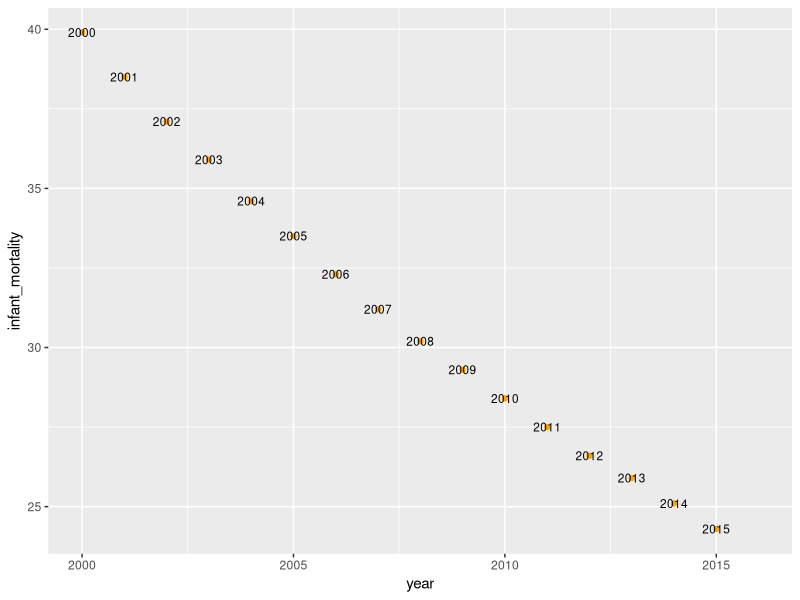
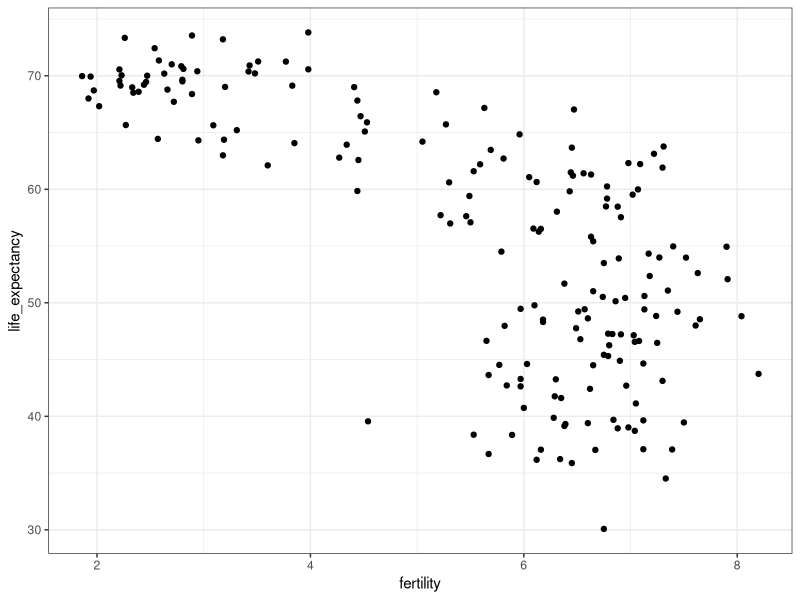
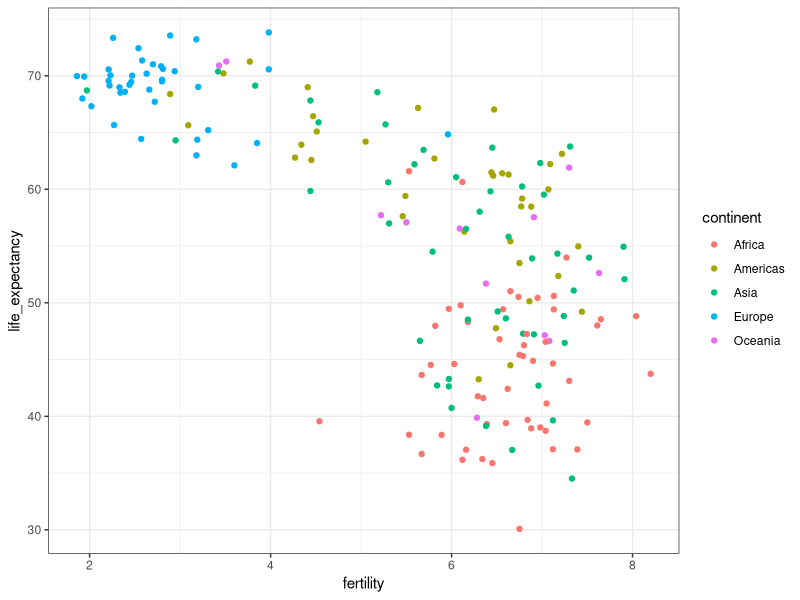
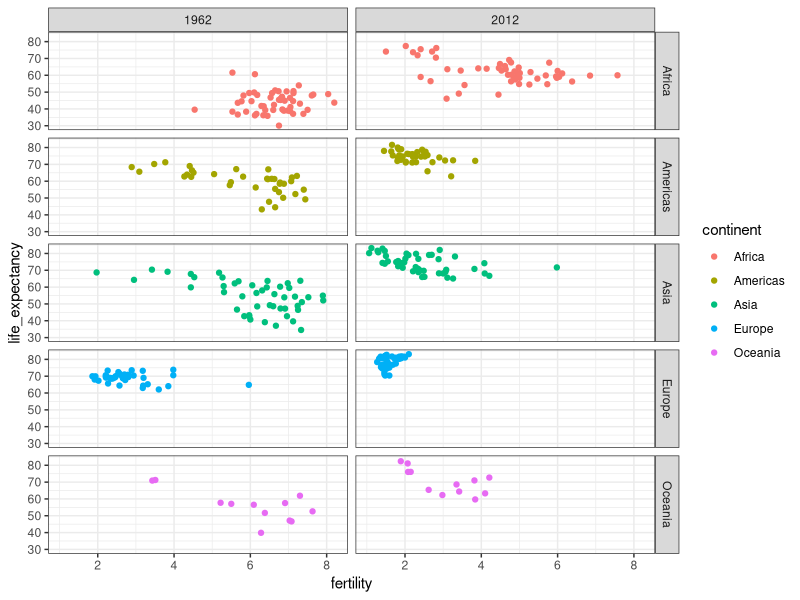
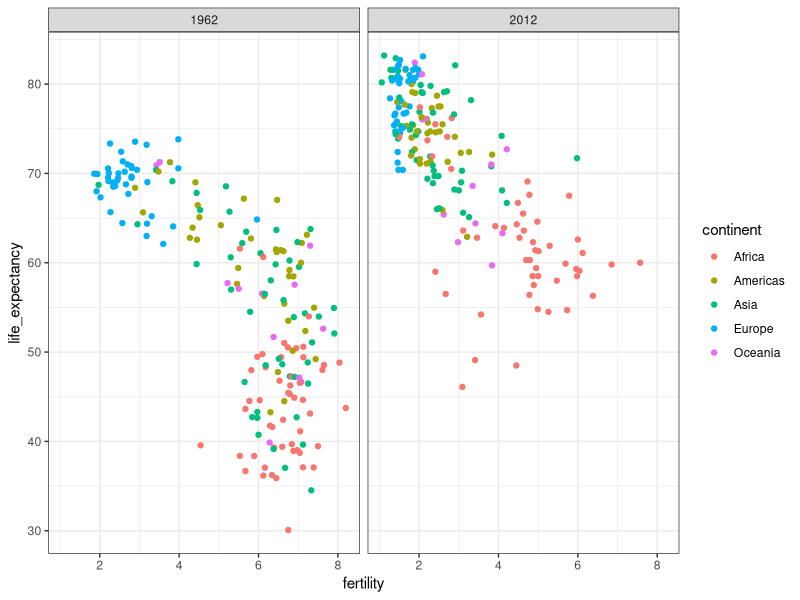
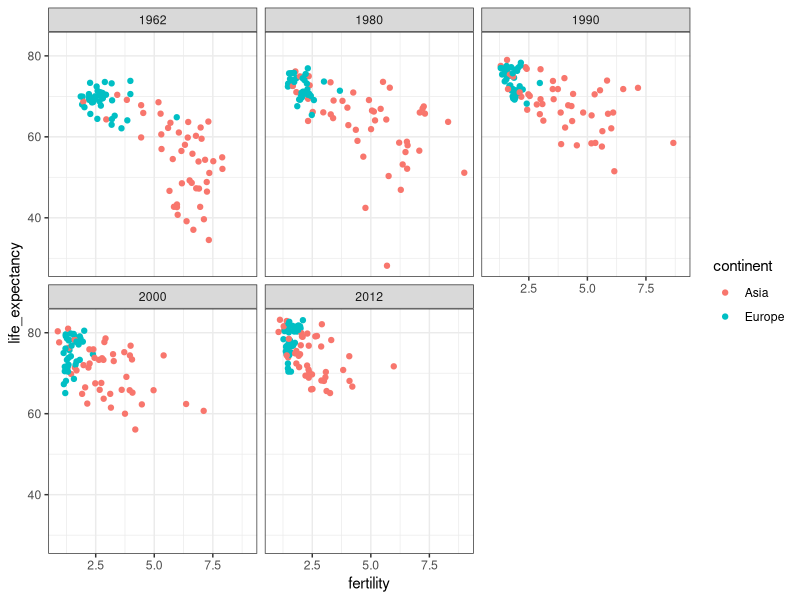
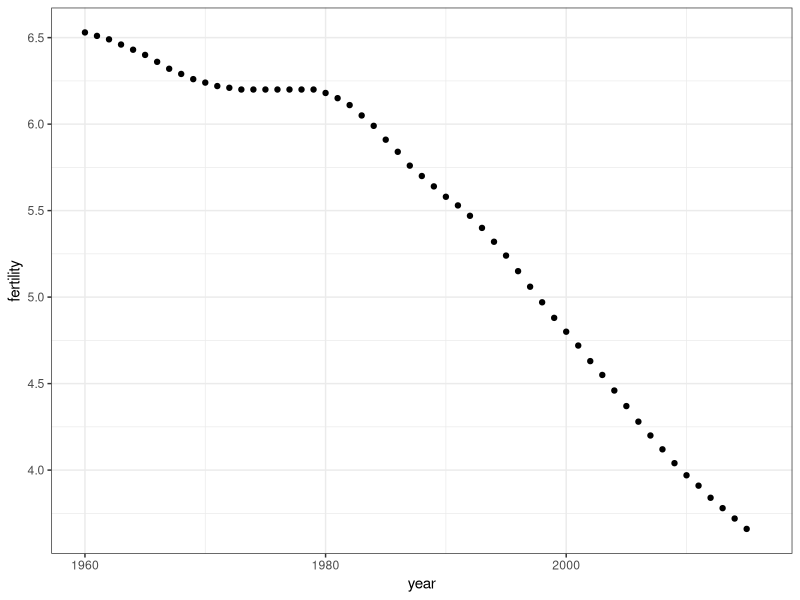
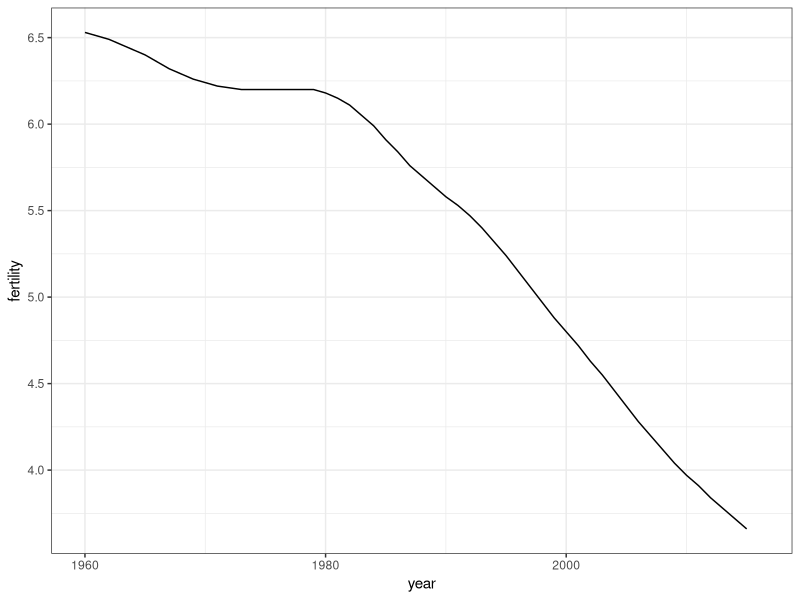

Write the R code that produced these figures, in order.
## ---- chunk 1
# load and inspect gapminder data
library(dslabs)
library(tidyverse)
data(gapminder)
head(gapminder)

# compare infant mortality in Sri Lanka and Turkey
gapminder %>%
    filter(year == 2015 & country %in% c("Sri Lanka", "Turkey")) %>%
    select(country, infant_mortality)

# compare infant mortality in Guatemala
gapminder %>% 
  filter(country == "Guatemala" & year >="2000") %>% 
  select(year, infant_mortality) %>% 
  ggplot(aes(year,infant_mortality, label=year)) + 
  geom_point(color="orange") + 
  geom_text(size=3) 
## ---- chunk 2
# basic scatterplot of life expectancy versus fertility
ds_theme_set()    # set plot theme
filter(gapminder, year == 1962) %>%
    ggplot(aes(fertility, life_expectancy)) +
    geom_point()
    
# add color as continent
filter(gapminder, year == 1962) %>%
    ggplot(aes(fertility, life_expectancy, color = continent)) +
    geom_point()
## ---- chunk 3
# facet by continent and year
filter(gapminder, year %in% c(1962, 2012)) %>%
    ggplot(aes(fertility, life_expectancy, col = continent)) +
    geom_point() +
    facet_grid(continent ~ year)

# facet by year only
filter(gapminder, year %in% c(1962, 2012)) %>%
    ggplot(aes(fertility, life_expectancy, col = continent)) +
    geom_point() +
    facet_grid(. ~ year)

# facet by year, plots wrapped onto multiple rows
years <- c(1962, 1980, 1990, 2000, 2012)
continents <- c("Europe", "Asia")
gapminder %>%
    filter(year %in% years & continent %in% continents) %>%
    ggplot(aes(fertility, life_expectancy, col = continent)) +
    geom_point() +
    facet_wrap(~year)
## ---- chunk 4
# scatterplot of US fertility by year
gapminder %>%
    filter(country == "Guatemala") %>%
    ggplot(aes(year, fertility)) +
    geom_point()

# line plot of US fertility by year
gapminder %>%
    filter(country == "Guatemala") %>%
    ggplot(aes(year, fertility)) +
    geom_line()
## ---- chunk 5
# line plot fertility time series for two countries- only one line (incorrect)
countries <- c("South Korea", "Germany")
gapminder %>% filter(country %in% countries) %>%
    ggplot(aes(year, fertility)) +
    geom_line()
    
# line plot fertility time series for two countries - one line per country
gapminder %>% filter(country %in% countries) %>%
    ggplot(aes(year, fertility, group = country)) +
    geom_line()

# fertility time series for two countries - lines colored by country
gapminder %>% filter(country %in% countries) %>%
    ggplot(aes(year, fertility, col = country)) +
    geom_line()
## ---- chunk 6
# life expectancy time series - lines colored by country and labeled, no legend
labels <- data.frame(country = countries, x = c(1975, 1965), y = c(60, 72))
gapminder %>% filter(country %in% countries) %>%
    ggplot(aes(year, life_expectancy, col = country)) +
    geom_line() +
    geom_text(data = labels, aes(x, y, label = country), size = 5) +
    theme(legend.position = "none")

## ---- chunk 7
# add dollars per day variable
gapminder <- gapminder %>%
    mutate(dollars_per_day = gdp/population/365)

# histogram of dollars per day
past_year <- 1970
gapminder %>%
    filter(year == past_year & !is.na(gdp)) %>%
    ggplot(aes(dollars_per_day)) +
    geom_histogram(binwidth = 1, color = "black")

# repeat histogram with log2 scaled data
gapminder %>%
    filter(year == past_year & !is.na(gdp)) %>%
    ggplot(aes(log2(dollars_per_day))) +
    geom_histogram(binwidth = 1, color = "black")
    
# repeat histogram with log2 scaled x-axis
gapminder %>%
    filter(year == past_year & !is.na(gdp)) %>%
    ggplot(aes(dollars_per_day)) +
    geom_histogram(binwidth = 1, color = "black") +
    scale_x_continuous(trans = "log2")
## ---- chunk 8
# add dollars per day variable
gapminder <- gapminder %>%
    mutate(dollars_per_day = gdp/population/365)
    
# number of regions
length(levels(gapminder$region))

# boxplot of GDP by region in 1970
past_year <- 1970
p <- gapminder %>%
    filter(year == past_year & !is.na(gdp)) %>%
    ggplot(aes(region, dollars_per_day))
p + geom_boxplot()

# rotate names on x-axis
p + geom_boxplot() +
    theme(axis.text.x = element_text(angle = 90, hjust = 1))
## ---- chunk 9
# by default, factor order is alphabetical
fac <- factor(c("Asia", "Asia", "West", "West", "West"))
levels(fac)

# reorder factor by the category means
value <- c(10, 11, 12, 6, 4)
fac <- reorder(fac, value, FUN = mean)
levels(fac)
## ---- chunk 10
# reorder by median income and color by continent
p <- gapminder %>%
    filter(year == past_year & !is.na(gdp)) %>%
    mutate(region = reorder(region, dollars_per_day, FUN = median)) %>%    # reorder
    ggplot(aes(region, dollars_per_day, fill = continent)) +    # color by continent
    geom_boxplot() +
    theme(axis.text.x = element_text(angle = 90, hjust = 1)) +
    xlab("")
p

# log2 scale y-axis
p + scale_y_continuous(trans = "log2")

# add data points
p + scale_y_continuous(trans = "log2") + geom_point(show.legend = FALSE)
## ---- chunk 11
# add dollars per day variable and define past year
gapminder <- gapminder %>%
    mutate(dollars_per_day = gdp/population/365)
past_year <- 1970

# define Western countries
west <- c("Western Europe", "Northern Europe", "Southern Europe", "Northern America", "Australia and New Zealand")

# facet by West vs devloping
gapminder %>%
    filter(year == past_year & !is.na(gdp)) %>%
    mutate(group = ifelse(region %in% west, "West", "Developing")) %>%
    ggplot(aes(dollars_per_day)) +
    geom_histogram(binwidth = 1, color = "black") +
    scale_x_continuous(trans = "log2") +
    facet_grid(. ~ group)

# facet by West/developing and year
present_year <- 2010
gapminder %>%
    filter(year %in% c(past_year, present_year) & !is.na(gdp)) %>%
    mutate(group = ifelse(region %in% west, "West", "Developing")) %>%
    ggplot(aes(dollars_per_day)) +
    geom_histogram(binwidth = 1, color = "black") +
    scale_x_continuous(trans = "log2") +
    facet_grid(year ~ group)
## ---- chunk 12
# define countries that have data available in both years
country_list_1 <- gapminder %>%
    filter(year == past_year & !is.na(dollars_per_day)) %>% .$country
    country_list_2 <- gapminder %>%
    filter(year == present_year & !is.na(dollars_per_day)) %>% .$country
    country_list <- intersect(country_list_1, country_list_2)

# make histogram including only countries with data available in both years
gapminder %>%
    filter(year %in% c(past_year, present_year) & country %in% country_list) %>%    # keep only selected countries
    mutate(group = ifelse(region %in% west, "West", "Developing")) %>%
    ggplot(aes(dollars_per_day)) +
    geom_histogram(binwidth = 1, color = "black") +
    scale_x_continuous(trans = "log2") +
    facet_grid(year ~ group)
## ---- chunk 13
p <- gapminder %>%
    filter(year %in% c(past_year, present_year) & country %in% country_list) %>%
    mutate(region = reorder(region, dollars_per_day, FUN = median)) %>%
    ggplot() +
    theme(axis.text.x = element_text(angle = 90, hjust = 1)) +
    xlab("") + scale_y_continuous(trans = "log2")
    
 p + geom_boxplot(aes(region, dollars_per_day, fill = continent)) +
     facet_grid(year ~ .)
 
 # arrange matching boxplots next to each other, colored by year
 p + geom_boxplot(aes(region, dollars_per_day, fill = factor(year)))
## ---- chunk 14
# smooth density plots - area under each curve adds to 1
gapminder %>%
    filter(year == past_year & country %in% country_list) %>%
    mutate(group = ifelse(region %in% west, "West", "Developing")) %>% group_by(group) %>%
    summarize(n = n()) %>% knitr::kable()

# smooth density plots - variable counts on y-axis
p <- gapminder %>%
    filter(year == past_year & country %in% country_list) %>%
    mutate(group = ifelse(region %in% west, "West", "Developing")) %>%
    ggplot(aes(dollars_per_day, y = ..count.., fill = group)) +
    scale_x_continuous(trans = "log2")
p + geom_density(alpha = 0.2, bw = 0.75) + facet_grid(year ~ .)
## ---- chunk 15
# add group as a factor, grouping regions
gapminder <- gapminder %>%
    mutate(group = case_when(
            .$region %in% west ~ "West",
            .$region %in% c("Eastern Asia", "South-Eastern Asia") ~ "East Asia",
            .$region %in% c("Caribbean", "Central America", "South America") ~ "Latin America",
            .$continent == "Africa" & .$region != "Northern Africa" ~ "Sub-Saharan Africa",
            TRUE ~ "Others"))

# reorder factor levels
gapminder <- gapminder %>%
    mutate(group = factor(group, levels = c("Others", "Latin America", "East Asia", "Sub-Saharan Africa", "West")))
## ---- chunk 16
# note you must redefine p with the new gapminder object first
p <- gapminder %>%
  filter(year %in% c(past_year, present_year) & country %in% country_list) %>%
    ggplot(aes(dollars_per_day, fill = group)) +
    scale_x_continuous(trans = "log2")

# stacked density plot
p + geom_density(alpha = 0.2, bw = 0.75, position = "stack") +
    facet_grid(year ~ .)
## ---- chunk 17
# weighted stacked density plot
gapminder %>%
    filter(year %in% c(past_year, present_year) & country %in% country_list) %>%
    group_by(year) %>%
    mutate(weight = population/sum(population*2)) %>%
    ungroup() %>%
    ggplot(aes(dollars_per_day, fill = group, weight = weight)) +
    scale_x_continuous(trans = "log2") +
    geom_density(alpha = 0.2, bw = 0.75, position = "stack") + facet_grid(year ~ .)
## ---- chunk 18
# define gapminder
library(tidyverse)
library(dslabs)
data(gapminder)

# add additional cases
gapminder <- gapminder %>%
    mutate(group = case_when(
        .$region %in% west ~ "The West",
        .$region %in% "Northern Africa" ~ "Northern Africa",
        .$region %in% c("Eastern Asia", "South-Eastern Asia") ~ "East Asia",
        .$region == "Southern Asia" ~ "Southern Asia",
        .$region %in% c("Central America", "South America", "Caribbean") ~ "Latin America",
        .$continent == "Africa" & .$region != "Northern Africa" ~ "Sub-Saharan Africa",
        .$region %in% c("Melanesia", "Micronesia", "Polynesia") ~ "Pacific Islands"))

# define a data frame with group average income and average infant survival rate
surv_income <- gapminder %>%
    filter(year %in% present_year & !is.na(gdp) & !is.na(infant_mortality) & !is.na(group)) %>%
    group_by(group) %>%
    summarize(income = sum(gdp)/sum(population)/365,
                        infant_survival_rate = 1 - sum(infant_mortality/1000*population)/sum(population))
surv_income %>% arrange(income)

# plot infant survival versus income, with transformed axes
surv_income %>% ggplot(aes(income, infant_survival_rate, label = group, color = group)) +
    scale_x_continuous(trans = "log2", limit = c(0.25, 150)) +
    scale_y_continuous(trans = "logit", limit = c(0.875, .9981),
                                       breaks = c(.85, .90, .95, .99, .995, .998)) +
    geom_label(size = 3, show.legend = FALSE) 
